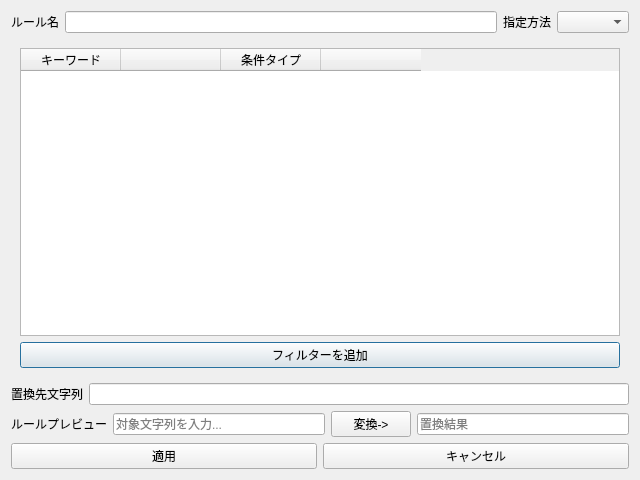
<?xml version="1.0" encoding="UTF-8"?>
<ui version="4.0">
 <class>RuleEditDialog</class>
 <widget class="QDialog" name="RuleEditDialog">
  <property name="geometry">
   <rect>
    <x>0</x>
    <y>0</y>
    <width>640</width>
    <height>480</height>
   </rect>
  </property>
  <property name="windowTitle">
   <string>Dialog</string>
  </property>
  <layout class="QVBoxLayout" name="verticalLayout">
   <item>
    <layout class="QHBoxLayout" name="horizontalLayout_3">
     <item>
      <widget class="QLabel" name="Label_1">
       <property name="text">
        <string>ルール名</string>
       </property>
      </widget>
     </item>
     <item>
      <widget class="QLineEdit" name="inputRuleName"/>
     </item>
     <item>
      <widget class="QLabel" name="label">
       <property name="text">
        <string>指定方法</string>
       </property>
      </widget>
     </item>
     <item>
      <widget class="QComboBox" name="inputMatchMode"/>
     </item>
    </layout>
   </item>
   <item>
    <widget class="QStackedWidget" name="stackedWidget">
     <property name="currentIndex">
      <number>0</number>
     </property>
     <widget class="QWidget" name="pageFilters">
      <layout class="QVBoxLayout" name="verticalLayout_4">
       <item>
        <widget class="QTableWidget" name="tableWidget">
         <property name="columnCount">
          <number>4</number>
         </property>
         <attribute name="horizontalHeaderVisible">
          <bool>true</bool>
         </attribute>
         <attribute name="horizontalHeaderCascadingSectionResizes">
          <bool>false</bool>
         </attribute>
         <column>
          <property name="text">
           <string>キーワード</string>
          </property>
         </column>
         <column>
          <property name="text">
           <string/>
          </property>
         </column>
         <column>
          <property name="text">
           <string>条件タイプ</string>
          </property>
         </column>
         <column>
          <property name="text">
           <string/>
          </property>
         </column>
        </widget>
       </item>
       <item>
        <layout class="QHBoxLayout" name="horizontalLayout_2">
         <item>
          <widget class="QPushButton" name="btnAddFilter">
           <property name="text">
            <string>フィルターを追加</string>
           </property>
          </widget>
         </item>
        </layout>
       </item>
      </layout>
     </widget>
     <widget class="QWidget" name="pageRegex">
      <layout class="QVBoxLayout" name="verticalLayout_5">
       <item>
        <layout class="QFormLayout" name="formLayout">
         <item row="0" column="0">
          <widget class="QLabel" name="Label_2">
           <property name="text">
            <string>正規表現</string>
           </property>
          </widget>
         </item>
         <item row="0" column="1">
          <widget class="QLineEdit" name="inputRegex"/>
         </item>
         <item row="1" column="0">
          <widget class="QLabel" name="Label_3">
           <property name="text">
            <string>置換モード</string>
           </property>
          </widget>
         </item>
         <item row="1" column="1">
          <widget class="QComboBox" name="inputReplaceMode"/>
         </item>
        </layout>
       </item>
      </layout>
     </widget>
    </widget>
   </item>
   <item>
    <layout class="QHBoxLayout" name="horizontalLayout_4">
     <item>
      <widget class="QLabel" name="Label_4">
       <property name="frameShape">
        <enum>QFrame::Shape::NoFrame</enum>
       </property>
       <property name="frameShadow">
        <enum>QFrame::Shadow::Plain</enum>
       </property>
       <property name="text">
        <string>置換先文字列</string>
       </property>
      </widget>
     </item>
     <item>
      <widget class="QLineEdit" name="inputReplaceText"/>
     </item>
    </layout>
   </item>
   <item>
    <layout class="QHBoxLayout" name="horizontalLayout_5">
     <item>
      <widget class="QLabel" name="label_3">
       <property name="text">
        <string>ルールプレビュー</string>
       </property>
      </widget>
     </item>
     <item>
      <widget class="QLineEdit" name="inputPreviewText">
       <property name="placeholderText">
        <string>対象文字列を入力...</string>
       </property>
      </widget>
     </item>
     <item>
      <widget class="QPushButton" name="btnPreview">
       <property name="text">
        <string>変換-&gt;</string>
       </property>
      </widget>
     </item>
     <item>
      <widget class="QLineEdit" name="outputPreviewText">
       <property name="readOnly">
        <bool>true</bool>
       </property>
       <property name="placeholderText">
        <string>置換結果</string>
       </property>
      </widget>
     </item>
    </layout>
   </item>
   <item>
    <layout class="QHBoxLayout" name="horizontalLayout">
     <item>
      <widget class="QPushButton" name="btnApply">
       <property name="text">
        <string>適用</string>
       </property>
      </widget>
     </item>
     <item>
      <widget class="QPushButton" name="btnCancel">
       <property name="text">
        <string>キャンセル</string>
       </property>
      </widget>
     </item>
    </layout>
   </item>
  </layout>
 </widget>
 <resources/>
 <connections/>
</ui>
